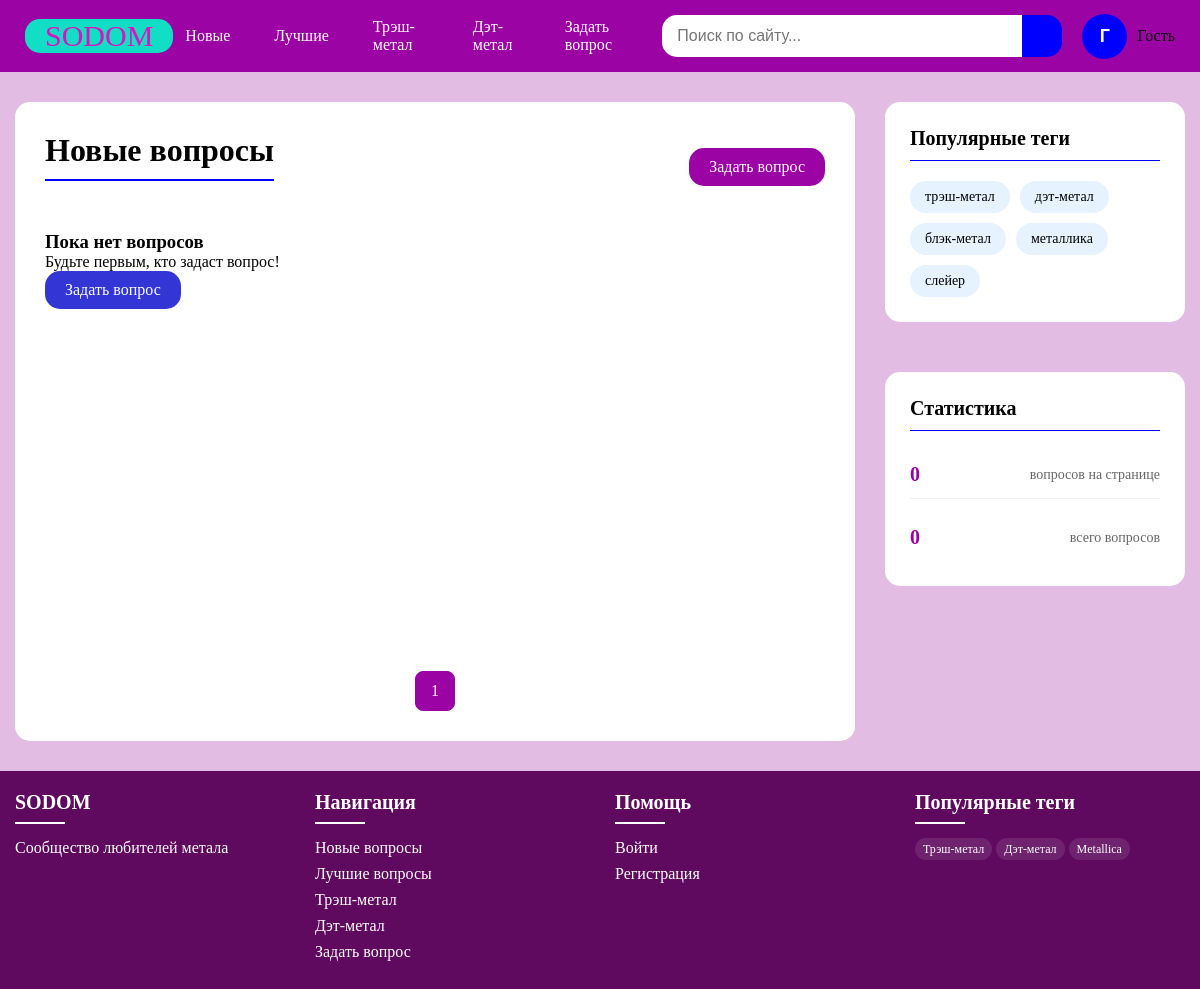
The page /questions/ on the database as committed earlier.
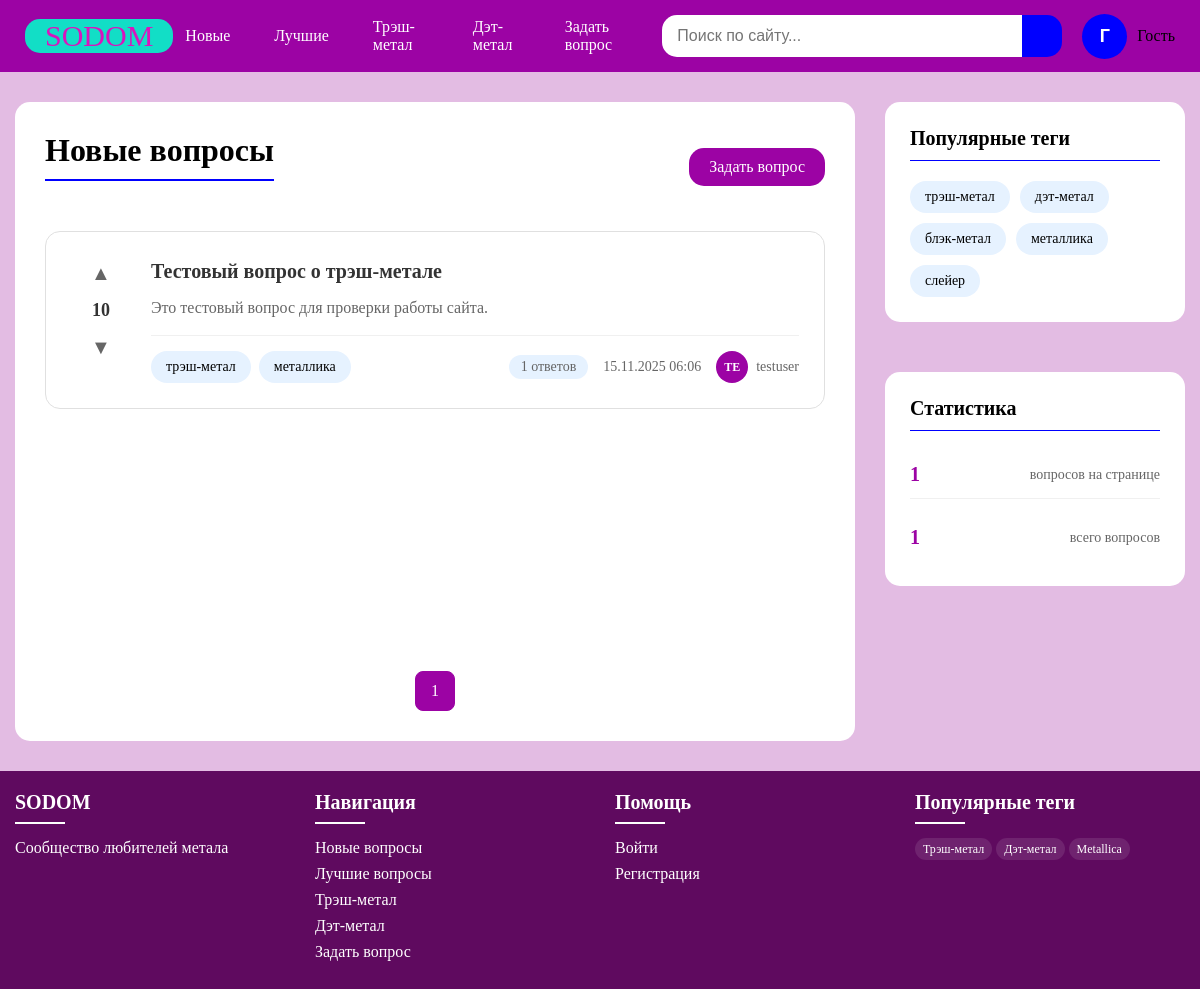
The same page on the database as committed later.
### app/models.py (models this page shows, shortened)
class Question(models.Model):
    title = models.CharField(max_length=200)
    content = models.TextField()
    author = models.ForeignKey(User, on_delete=models.CASCADE)
    tags = models.ManyToManyField(Tag)
    created_at = models.DateTimeField(auto_now_add=True)
    updated_at = models.DateTimeField(auto_now=True)
    votes = models.IntegerField(default=0)
    objects = QuestionManager()
    class Meta:
        ordering = ['-created_at']
    def answers_count(self):
        return self.answer_set.count()
    def get_author_initials(self):
        username = self.author.username
        if len(username) >= 2:
            return username[:2].upper()
        return 'US'

class Tag(models.Model):
    name = models.CharField(max_length=50, unique=True)

### app/views.py (the view)
# urls.py: path('questions/', views.index, name='index'),  # Новые вопросы
def index(request):
    questions = Question.objects.new_questions().select_related('author').prefetch_related('tags')
    page_obj = paginate(questions, request, per_page=20)
    return render(request, 'index.html', {
        'page_obj': page_obj,
        'questions': page_obj.object_list,
    })

### app/models.py (called while the page is built)
    def new_questions(self):
        return self.order_by('-created_at')

### app/utils.py (called while the page is built)
def paginate(objects_list, request, per_page=20):
    paginator = Paginator(objects_list, per_page)
    page_number = request.GET.get('page', 1)
    try:
        page_number = int(page_number)
    except (TypeError, ValueError):
        page_number = 1
    page_obj = paginator.get_page(page_number)
    return page_obj

### templates/index.html (shortened to what this page needs)
{% extends 'base.html' %}
{% block content %}
<div class="main-content">
    <div class="left-column">
        <div class="questions-header">
            <h1 class="page-title">Новые вопросы</h1>
            <a href="{% url 'app:ask' %}" class="btn ask-question-btn">Задать вопрос</a>
        </div>
        <div class="questions-list">
            {% for question in questions %}
            <div class="question-item">
                <div class="question-main">
                    <div class="question-voting">
                        <button class="vote-btn upvote">▲</button>
                        <span class="vote-count">{{ question.votes }}</span>
                        <button class="vote-btn downvote">▼</button>
                    </div>
                    <div class="question-content">
                        <h2 class="question-title">
                            <a href="{% url 'app:question' question.id %}">{{ question.title }}</a>
                        </h2>
                        <p class="question-excerpt">{{ question.content|truncatewords:30 }}</p>
                        <div class="question-meta">
                            <div class="question-tags">
                                {% for tag in question.tags.all %}
                                <a href="{% url 'app:tag' tag.name %}" class="tag">{{ tag.name }}</a>
                                {% endfor %}
                            </div>
                            <div class="question-info">
                                <span class="answers-count">{{ question.answers_count }} ответов</span>
                                <span class="question-date">{{ question.created_at|date:"d.m.Y H:i" }}</span>
                                <div class="question-author">
                                    <div class="author-avatar">{{ question.get_author_initials }}</div>
                                    <span class="author-name">{{ question.author.username }}</span>
                                </div>
                            </div>
                        </div>
                    </div>
                </div>
            </div>
            {% empty %}
            <div class="no-questions">
                <h3>Пока нет вопросов</h3>
                <p>Будьте первым, кто задаст вопрос!</p>
                <a href="{% url 'app:ask' %}" class="btn">Задать вопрос</a>
            </div>
            {% endfor %}
        </div>
        {% include 'pagination.html' %}
    </div>
    <div class="right-column">
        <div class="sidebar-widget">
            <h3 class="widget-title">Популярные теги</h3>
            <div class="tags-container">
                {% with popular_tags="трэш-метал дэт-метал блэк-метал металлика слейер" %}
                    {% for tag_name in popular_tags.split %}
                    <a href="{% url 'app:tag' tag_name %}" class="tag">{{ tag_name }}</a>
                    {% endfor %}
                {% endwith %}
            </div>
        </div>
        <div class="sidebar-widget">
            <h3 class="widget-title">Статистика</h3>
            <div class="stats-container">
                <div class="stat-item">
                    <span class="stat-number">{{ questions|length }}</span>
                    <span class="stat-label">вопросов на странице</span>
                </div>
                <div class="stat-item">
                    <span class="stat-number">{{ page_obj.paginator.count }}</span>
                    <span class="stat-label">всего вопросов</span>
                </div>
            </div>
        </div>
    </div>
</div>
{% endblock %}

### templates/base.html (shortened to what this page needs)
{% load static %}
<!DOCTYPE html>
<html lang="ru">
<head>
    <link rel="stylesheet" href="{% static 'style.css' %}">
</head>
<body>
    <header>
        <div class="container">
            <div class="header-container">
                <div class="logo">
                    <a href="{% url 'app:home' %}" style="text-decoration: none; color: inherit; display: block;">
                        <span>SODOM</span>
                    </a>
                </div>
                <nav class="main-navigation">
                    <a href="{% url 'app:index' %}" class="nav-link">Новые</a>
                    <a href="{% url 'app:hot' %}" class="nav-link">Лучшие</a>
                    <a href="{% url 'app:tag' 'трэш-метал' %}" class="nav-link">Трэш-метал</a>
                    <a href="{% url 'app:tag' 'дэт-метал' %}" class="nav-link">Дэт-метал</a>
                    <a href="{% url 'app:ask' %}" class="nav-link">Задать вопрос</a>
                </nav>
                <form class="search-form">
                    <input type="text" class="search-input" placeholder="Поиск по сайту...">
                    <button type="submit" class="search-button">
                    </button>
                </form>
                <div class="user-block">
                    <div class="user-info">
                        <button class="user-avatar">Г</button>
                        <div class="user-name">Гость</div>
                    </div>
                </div>
            </div>
        </div>
    </header>
    <main class="container">
        {% block content %}
        {% endblock %}
    </main>
    <footer>
        <div class="container">
            <div class="footer-content">
                <div class="footer-column">
                    <h3>SODOM</h3>
                    <p>Сообщество любителей метала</p>
                </div>
                <div class="footer-column">
                    <h3>Навигация</h3>
                    <ul class="footer-links">
                        <li><a href="{% url 'app:index' %}">Новые вопросы</a></li>
                        <li><a href="{% url 'app:hot' %}">Лучшие вопросы</a></li>
                        <li><a href="{% url 'app:tag' 'трэш-метал' %}">Трэш-метал</a></li>
                        <li><a href="{% url 'app:tag' 'дэт-метал' %}">Дэт-метал</a></li>
                        <li><a href="{% url 'app:ask' %}">Задать вопрос</a></li>
                    </ul>
                </div>
                <div class="footer-column">
                    <h3>Помощь</h3>
                    <ul class="footer-links">
                        <li><a href="{% url 'app:login' %}">Войти</a></li>
                        <li><a href="{% url 'app:signup' %}">Регистрация</a></li>
                    </ul>
                </div>
                <div class="footer-column">
                    <h3>Популярные теги</h3>
                    <div class="footer-links">
                        <a href="{% url 'app:tag' 'трэш-метал' %}" class="footer-tag">Трэш-метал</a>
                        <a href="{% url 'app:tag' 'дэт-метал' %}" class="footer-tag">Дэт-метал</a>
                        <a href="{% url 'app:tag' 'металлика' %}" class="footer-tag">Metallica</a>
                    </div>
                </div>
            </div>
        </div>
    </footer>
</body>
</html>

### templates/pagination.html (shortened to what this page needs)
<div class="pagination">
    <div class="page-numbers">
        {% for num in page_obj.paginator.page_range %}
            {% if num == page_obj.number %}
                <span class="page-number active">{{ num }}</span>
            {% else %}
                <a href="?page={{ num }}" class="page-number">{{ num }}</a>
            {% endif %}
        {% endfor %}
    </div>
</div>

Rows that differ between the two databases and show on the page:
added Question: votes "10", title "Тестовый вопрос о трэш-метале", content "Это тестовый вопрос для проверки работы сайта.", answers_count "1", created_at "15.11.2025 06:06", get_author_initials "TE", author.username "testuser"
added Tag: name "трэш-метал"
added Tag: name "металлика"
Other text that changed with them:
{{ questions|length }}: "0" → "1"
{{ page_obj.paginator.count }}: "0" → "1"
text no longer shown: "Пока нет вопросов Будьте первым, кто задаст вопрос! Задать вопрос"
